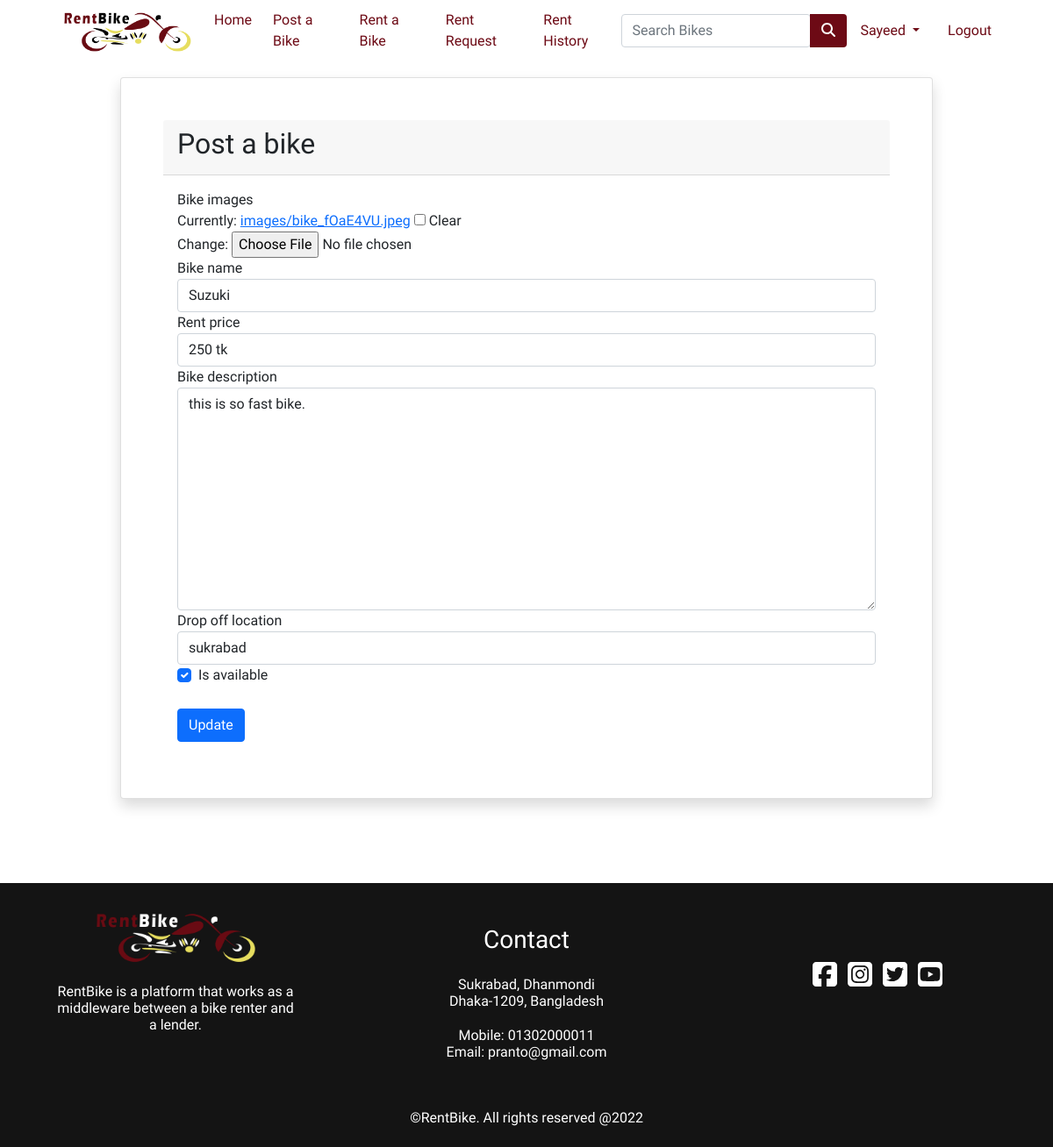
Page /post/1/edit/ (signed in) on the earlier database version.
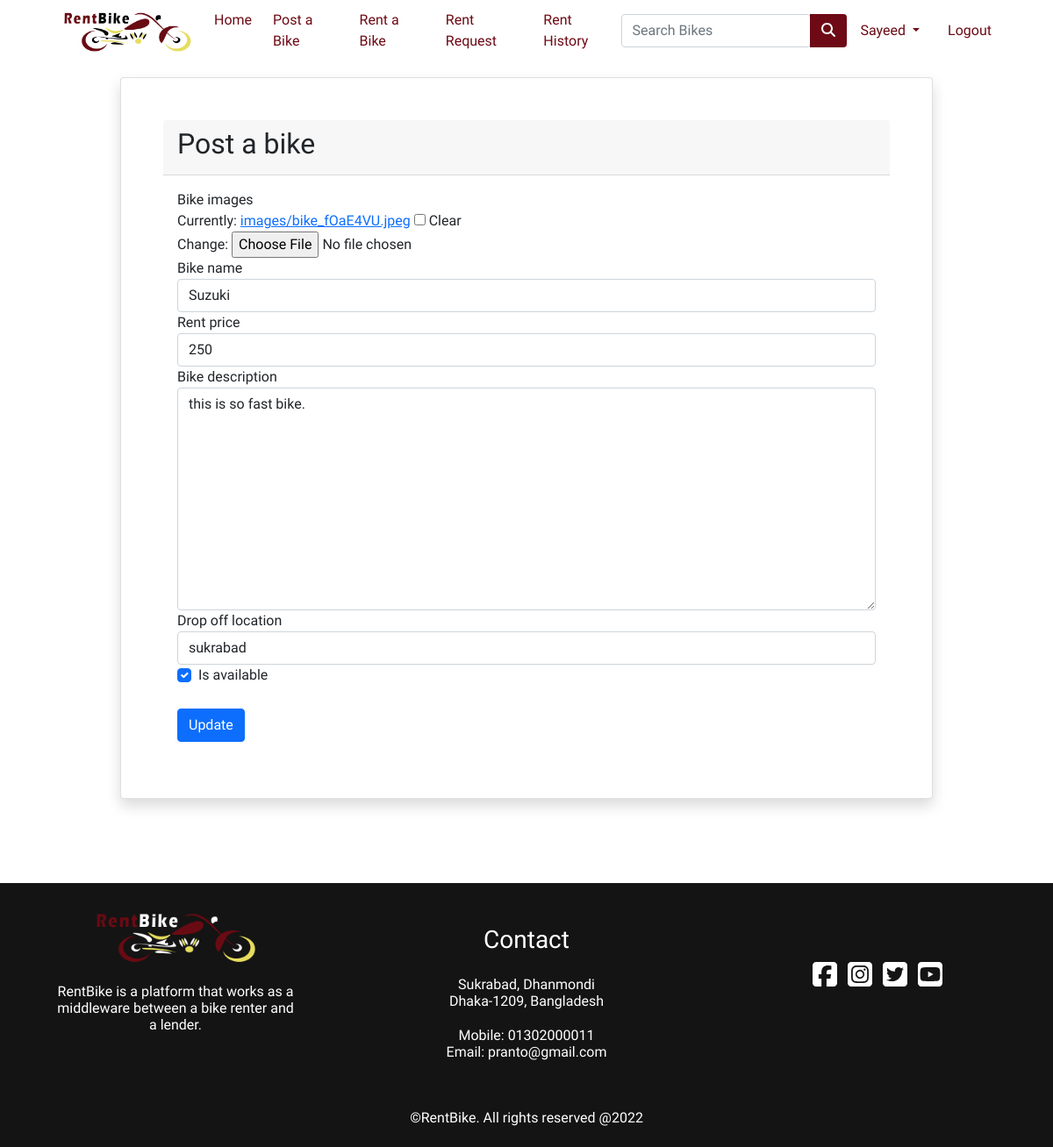
Same page on the later database version.
### app/models.py (models this page shows, shortened)
class User(AbstractUser):
  is_customer = models.BooleanField(default=False)

class Bikepost(models.Model):
  post_user = models.ForeignKey(Customer,on_delete=models.CASCADE,blank=True,null=True)
  bike_id = models.AutoField
  bike_images = models.ImageField(upload_to='images',blank=True,null=True)
  bike_name = models.CharField(max_length=50,blank=True,null=True)
  rent_price = models.CharField(max_length=20,blank=True,null=True)
  milage_covered = models.IntegerField(blank=True,null=True)
  milagePerliter = models.IntegerField(blank=True,null=True)
  bike_condition = models.CharField(max_length=100,choices=CONDITION,blank=True,null=True)
  bike_description = models.TextField(max_length=500,blank=True,null=True)
  drop_off_location = models.CharField(max_length=100,blank=True,null=True)
  is_available = models.BooleanField(default=True)

### app/views.py (the view)
# urls.py: path('post/<int:pk>/edit/',PostUpdateView.as_view(), name='post_edit'),
class PostUpdateView(LoginRequiredMixin,UpdateView):
  model = Bikepost
  fields = ('bike_images','bike_name','rent_price','bike_description','drop_off_location','is_available')
  template_name = 'app/post_edit.html'
  login_url = 'login'
  def dispatch(self,request,*args,**kwargs):
    obj= self.get_object()
    if obj.post_user == self.request.user:
      raise PermissionDenied
    return super().dispatch(request,*args,**kwargs)

### app/templates/app/post_edit.html (shortened to what this page needs)
{% extends 'app/base.html' %}
{% load static %}
{% load crispy_forms_tags %}
{% block main-content %}
<div class="container my-5" style="padding-top: 40px;">
  <div class="row">
    <div class="col-md-10 mx-auto">
      <div class="card shadow p-5">
        <div class="card-header text-black">
          <h2>Post a bike</h2>
        </div>
        <div class="card-body">
          <form action="" method="POST" enctype="multipart/form-data">
            <div class="form-group">
              {{ form | crispy }}
              <br>
              <input type="submit" value="Update" class="btn btn-primary">
              <br>
            </div>
          </form>
        </div>
      </div>
    </div>
  </div>
</div>
{% endblock main-content %}

### app/templates/app/base.html (shortened to what this page needs)
<!DOCTYPE html>
{% load static %}
<html lang="en">
<head>
  <link href="https://cdn.jsdelivr.net/npm/bootstrap@5.0.0-beta1/dist/css/bootstrap.min.css" rel="stylesheet"
>
  <link rel="stylesheet" href="https://stackpath.bootstrapcdn.com/font-awesome/4.7.0/css/font-awesome.min.css">
  <link rel="stylesheet" href="{% static 'app/css/owl.carousel.min.css' %}">
  <link rel="stylesheet" href="{% static 'app/css/all.min.css' %}">
  <link href="https://cdnjs.cloudflare.com/ajax/libs/font-awesome/5.13.0/css/all.min.css" rel="stylesheet">
  <link href="{% static 'app/css/style.css' %} rel=" stylesheet" ">
  <link rel=" stylesheet" href="https://cdnjs.cloudflare.com/ajax/libs/animate.css/3.7.2/animate.css">
</head>
<body>
  <div class="row">
    <div class="col-sm-12 col-md-12 col-lg-12">
      <nav id="nav" class="navbar navbar-expand-lg navbar-light fixed-top" style="background-color: white;">
        <div class="container">
          <a class="mx-3" href="/"><img style="width: 150px; height: auto;"
              src="{% static 'app/images/banner/logo-01.png' %}" alt=""></a>
          <div class="collapse navbar-collapse" id="navbarSupportedContent">
            <ul class="navbar-nav me-auto mb-2 mb-lg-0">
              <li class="nav-item">
                <a class="nav-link active" aria-current="page" style="color: #6D0A15;" href="/">Home</a>
              </li>
              <li class="nav-item mx-2">
                <a href="{% url 'bikepost'  %}" class="nav-link" style="color: #6D0A15;">Post a Bike</a>
              </li>
              <li class="nav-item mx-2">
                <a href="{% url 'bikes' %}" class="nav-link" style="color: #6D0A15;">Rent a Bike</a>
              </li>
              {% if request.user.is_authenticated %}
              <li class="nav-item mx-2">
                <a href="{% url 'rent-details' %}" class="nav-link" style="color: #6D0A15;">Rent Request</a>
              </li>
              <li class="nav-item mx-2">
                <a href="{% url 'rent-history' %}" class="nav-link" style="color: #6D0A15;">Rent History</a>
              </li>
              {% endif %}
            </ul>
            <form class="d-flex input-group w-auto" method="POST" action="{% url 'search' %}">
              <input type="search" class="form-control rounded" name="q" placeholder="Search Bikes"
              <input type="search" class="form-control rounded" name="q" placeholder="Search Bike"
                aria-label="Search" aria-describedby="search-addon" />
              <button type="submit" class="btn" style="background-color:#6D0A15;"><i class="fas fa-search"
                  style="color: white;"></i></button>
            </form>
            <div>
              <ul class="navbar-nav me-auto mb-2 mb-lg-0">
                {% if request.user.is_authenticated %}
                <li class="nav-item dropdown mx-2">
                  <a class="nav-link dropdown-toggle" style="color: #6D0A15" href="#" id="profileDropdown" role="button"
                    data-bs-toggle="dropdown" aria-expanded="false">
                    {{request.user.username|capfirst}}
                  </a>
                </li>
                <li class="nav-item mx-2">
                  <a href="{% url 'logout' %}" class="nav-link" style="color: #6D0A15">Logout</a>
                </li>
                {% endif %}
              </ul>
            </div>
          </div>
        </div>
      </nav>
    </div>
  </div>
  {% block main-content %}
  {% endblock main-content %}
  <br><br>
  <div class="container-fluid" style="background-color: rgb(20, 20, 20)">
    <footer>
      <div class="row">
        <div class="col-md-4 text-center my-auto">
          <img style="width: 50%; height: auto;" src="{% static 'app/images/banner/logo-footer-01.png' %}" alt="">
          <h6 class="px-5 my-3" style="color: white;">RentBike is a platform that works as a middleware between a bike
            renter and a lender.</h6>
        </div>
        <div class="col-md-4 text-center mt-5">
          <h3 class="mb-4" style="color: white;">Contact</h3>
          <h6 class="mt-1" style="color: white;">Sukrabad, Dhanmondi <br>
            Dhaka-1209, Bangladesh <br> <br> Mobile: 01302000011 <br> Email: pranto@gmail.com
          </h6>
        </div>
        <div class="col-md-4 text-center my-auto icons">
          <a style="color: white;" href=""><i class="fab fa-facebook-square fa-2x"></i></a>
          <a style="color: white;" href=""><i class="fab fa-instagram-square fa-2x mx-2"></i></a>
          <a style="color: white;" href=""><i class="fab fa-twitter-square fa-2x me-2"></i></a>
          <a style="color: white;" href=""><i class="fab fa-youtube-square fa-2x"></i></a>
        </div>
      </div> <br> <br>
      <div class="row pb-3">
        <div class="col-md-12 text-center" style="color: white;">
          <h6>©RentBike. All rights reserved @2022</h6>
        </div>
      </div>
    </footer>
  </div>
</body>
</html>

### app/templates/app/base.html (style rules this page uses)
body { font-family: 'Meera Inimai', sans-serif; }
nav { height: 70px; }
nav li a { transition: all .7s ease !important; }
.icons a { transition: all ease .6s; }

Differences in the rows shown:
changed Bikepost "Suzuki": rent_price "250 tk" → "250"
